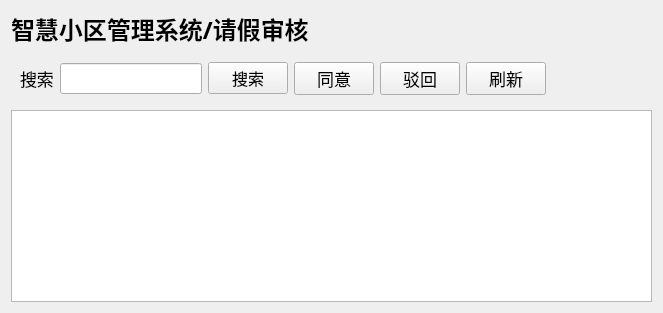
        <widget class="QWidget" name="qingjia">
         <property name="name" stdset="0">
          <string>bg</string>
         </property>
         <layout class="QGridLayout" name="gridLayout_4">
          <item row="0" column="0">
           <widget class="QLabel" name="label_6">
            <property name="font">
             <font>
              <family>微软雅黑</family>
              <pointsize>18</pointsize>
              <italic>false</italic>
              <bold>true</bold>
             </font>
            </property>
            <property name="text">
             <string>智慧小区管理系统/请假审核</string>
            </property>
            <property name="name" stdset="0">
             <string>ti</string>
            </property>
           </widget>
          </item>
          <item row="1" column="0">
           <widget class="QWidget" name="widget_4" native="true">
            <property name="font">
             <font>
              <family>Agency FB</family>
              <pointsize>12</pointsize>
             </font>
            </property>
            <layout class="QGridLayout" name="gridLayout_3">
             <item row="0" column="6">
              <spacer name="horizontalSpacer_3">
               <property name="orientation">
                <enum>Qt::Orientation::Horizontal</enum>
               </property>
               <property name="sizeHint" stdset="0">
                <size>
                 <width>97</width>
                 <height>20</height>
                </size>
               </property>
              </spacer>
             </item>
             <item row="0" column="3">
              <widget class="QPushButton" name="pushButton_7">
               <property name="sizePolicy">
                <sizepolicy hsizetype="Preferred" vsizetype="Preferred">
                 <horstretch>0</horstretch>
                 <verstretch>0</verstretch>
                </sizepolicy>
               </property>
               <property name="font">
                <font>
                 <family>微软雅黑</family>
                 <pointsize>13</pointsize>
                </font>
               </property>
               <property name="text">
                <string>同意</string>
               </property>
               <property name="name" stdset="0">
                <string>pu</string>
               </property>
              </widget>
             </item>
             <item row="0" column="5">
              <widget class="QPushButton" name="pushButton_9">
               <property name="font">
                <font>
                 <family>微软雅黑</family>
                 <pointsize>13</pointsize>
                </font>
               </property>
               <property name="text">
                <string>刷新</string>
               </property>
               <property name="name" stdset="0">
                <string>pu</string>
               </property>
              </widget>
             </item>
             <item row="0" column="0">
              <widget class="QLabel" name="label_8">
               <property name="font">
                <font>
                 <family>微软雅黑</family>
                 <pointsize>13</pointsize>
                 <italic>false</italic>
                 <bold>false</bold>
                </font>
               </property>
               <property name="text">
                <string>搜索</string>
               </property>
               <property name="name" stdset="0">
                <string>lb</string>
               </property>
              </widget>
             </item>
             <item row="0" column="1">
              <widget class="QLineEdit" name="lineEdit_3">
               <property name="name" stdset="0">
                <string>le</string>
               </property>
              </widget>
             </item>
             <item row="0" column="4">
              <widget class="QPushButton" name="pushButton_8">
               <property name="font">
                <font>
                 <family>微软雅黑</family>
                 <pointsize>13</pointsize>
                </font>
               </property>
               <property name="text">
                <string>驳回</string>
               </property>
               <property name="name" stdset="0">
                <string>pu</string>
               </property>
              </widget>
             </item>
             <item row="0" column="2">
              <widget class="QPushButton" name="pushButton_14">
               <property name="text">
                <string>搜索</string>
               </property>
               <property name="name" stdset="0">
                <string>pu</string>
               </property>
              </widget>
             </item>
            </layout>
           </widget>
          </item>
          <item row="2" column="0">
           <widget class="QTableView" name="tableView_3"/>
          </item>
         </layout>
        </widget>
